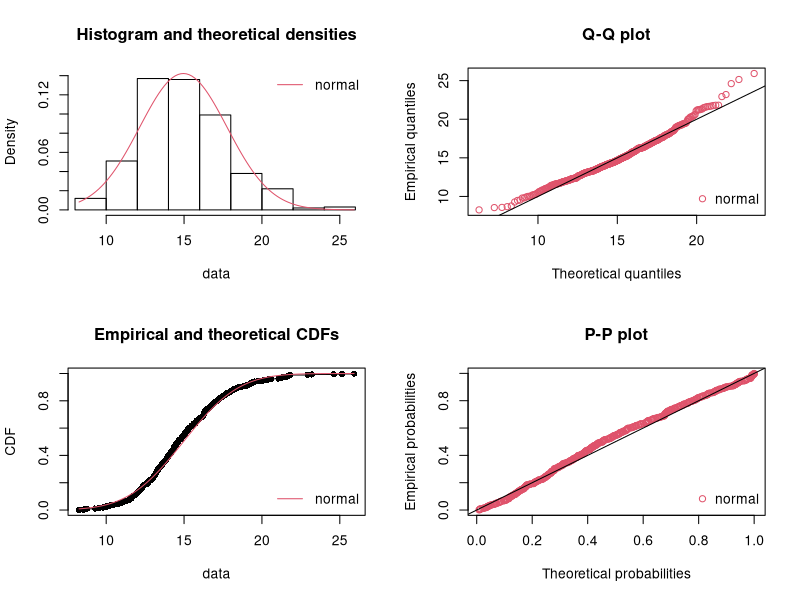
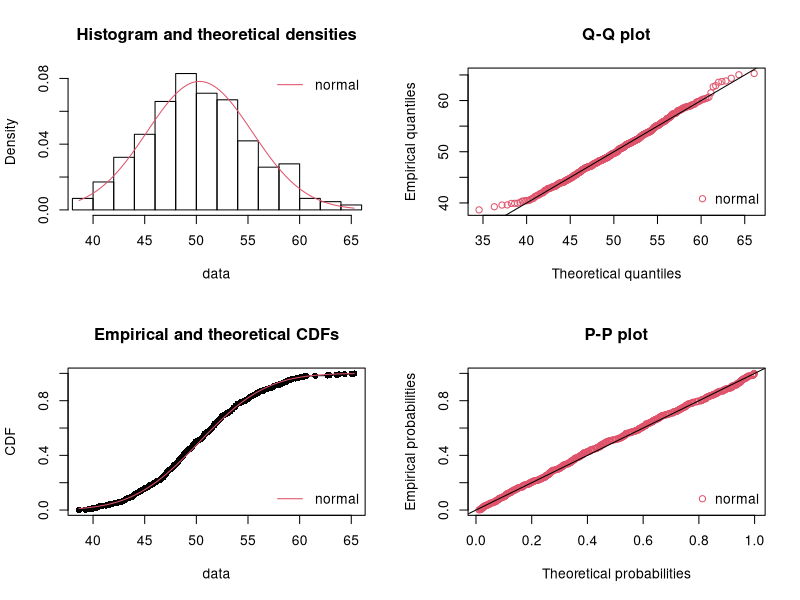
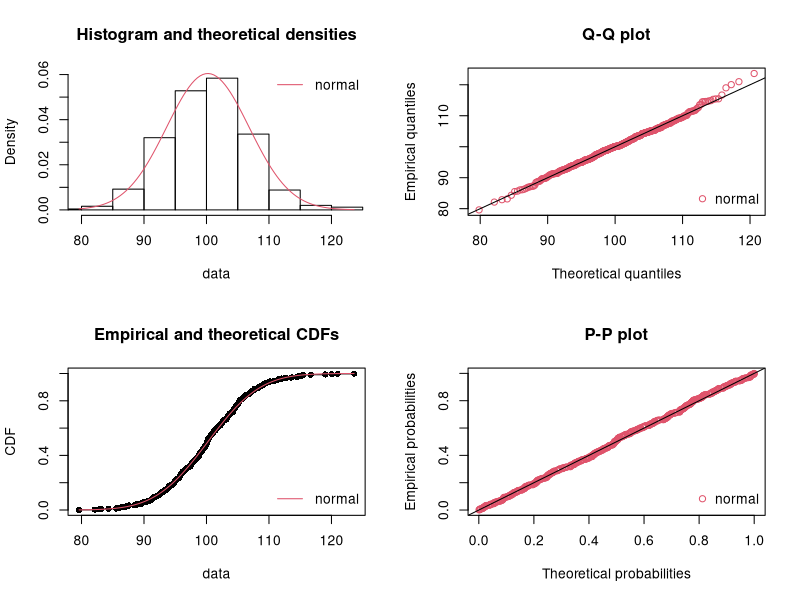
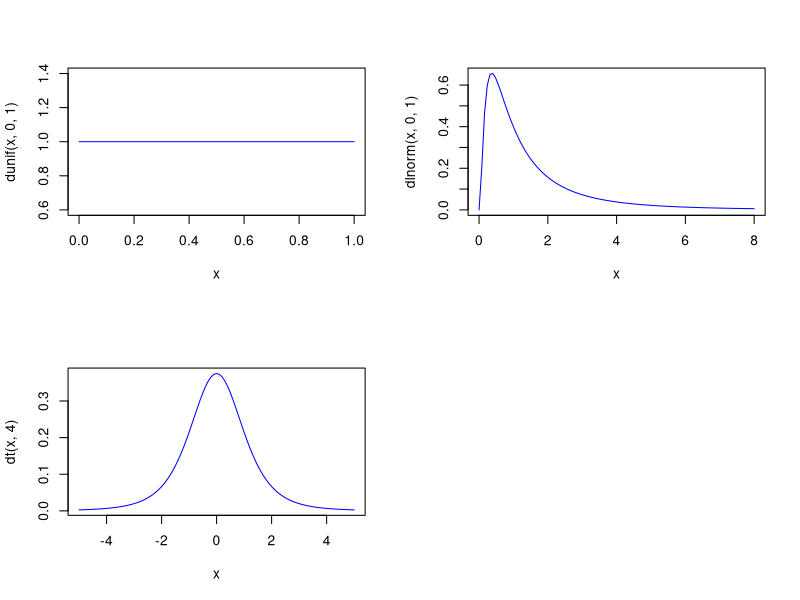
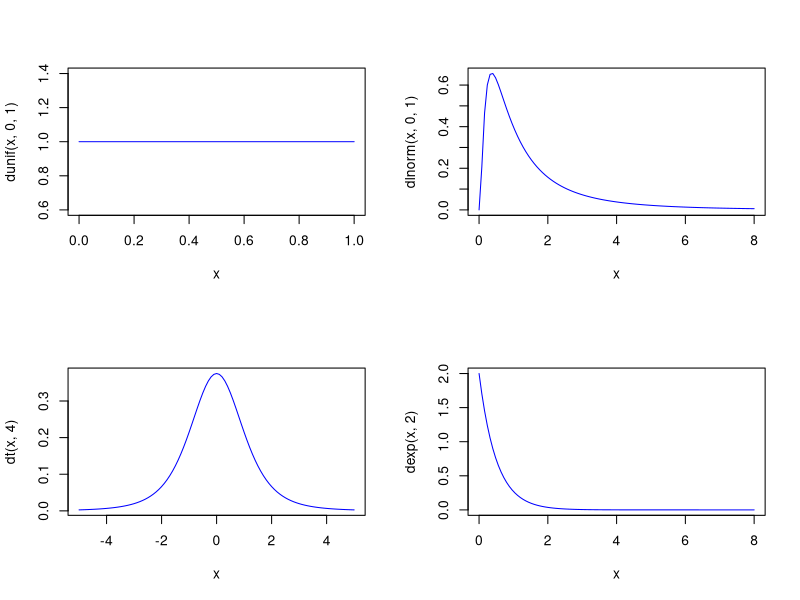
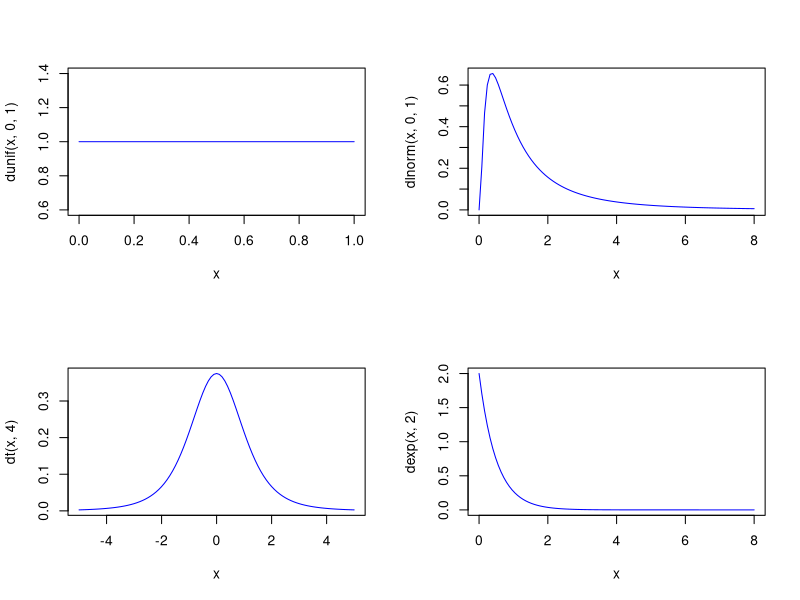
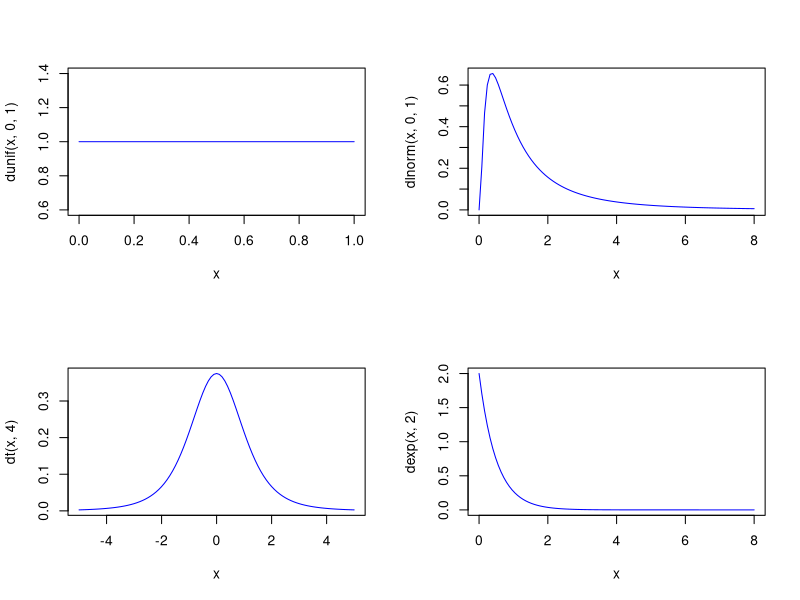
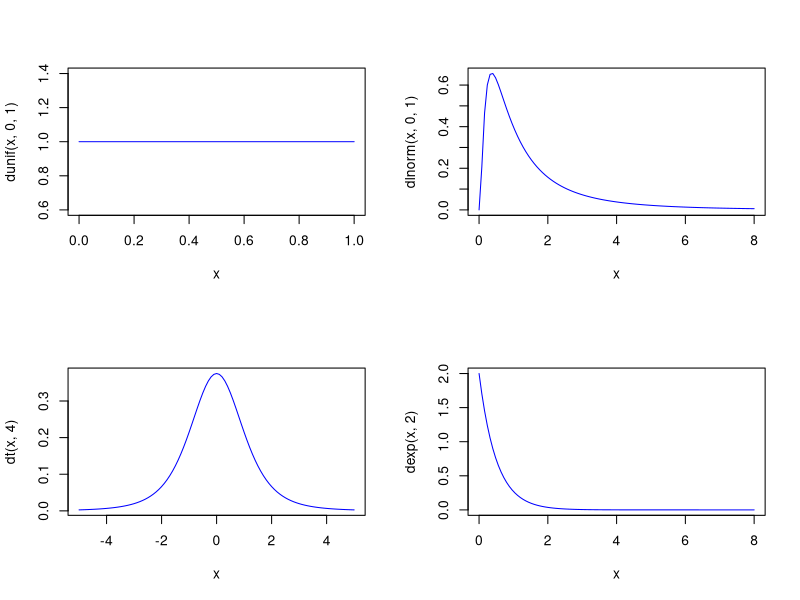

Source code (R) for these figures, in order:
#install.packages("fitdistrplus")
library(fitdistrplus)
#==========
#Przykład 1. (Centralne Twierdzenie Graniczne)
#==========
#Losujemy  n liczb z rozkladu wykladniczego, sumujemy je - 
#powtarzamy to wiele razy. Analizujemy otrzymane wyniki 
#pod  pod katem normalnosci rozkladu.

#proby 30-elementowe 
m <- 500  #liczba powtorzen
n <- 30

lambda <- 2 

S <- replicate(m, sum(rexp(n,rate=lambda)))

#estymujemy parametry rozkladu normalnego
fit <- fitdist(S,"norm")

#oceniamy dopasowanie na podstawie wykresow
par(mfrow=c(2,2))
plot.legend <- c("normal")
denscomp(fit, legendtext = plot.legend)
qqcomp(fit, legendtext = plot.legend)
cdfcomp(fit, legendtext = plot.legend)
ppcomp(fit, legendtext = plot.legend)

#Oceniamy na podstawie testu Shapiro-Wilka
#p-value > 0.05 nie ma podstaw do odrzucenia hipotezy zerowej
#H0: rozklad jest normalny (ten z ktorego pochodzi proba)

shapiro.test(S)
#============================================================
#Zadanie 1.
#============
#Powtorz Przyklad 1. dla prob o licznosci n=100 i n=200 
#(mozesz zwiekszyc liczbe powtorzen m).
#proby 100-elementowe 
m <- 500  #liczba powtorzen
n <- 100

lambda <- 2 

S <- replicate(m, sum(rexp(n,rate=lambda)))

#estymujemy parametry rozkladu normalnego
fit <- fitdist(S,"norm")

#oceniamy dopasowanie na podstawie wykresow
par(mfrow=c(2,2))
plot.legend <- c("normal")
denscomp(fit, legendtext = plot.legend)
qqcomp(fit, legendtext = plot.legend)
cdfcomp(fit, legendtext = plot.legend)
ppcomp(fit, legendtext = plot.legend)

##################################################################################################################
#proby 200-elementowe 
m <- 500  #liczba powtorzen
n <- 200

lambda <- 2 

S <- replicate(m, sum(rexp(n,rate=lambda)))

#estymujemy parametry rozkladu normalnego
fit <- fitdist(S,"norm")

#oceniamy dopasowanie na podstawie wykresow
par(mfrow=c(2,2))
plot.legend <- c("normal")
denscomp(fit, legendtext = plot.legend)
qqcomp(fit, legendtext = plot.legend)
cdfcomp(fit, legendtext = plot.legend)
ppcomp(fit, legendtext = plot.legend)


#Zadanie 2.
#==========
#Powtorz Przyklad 1. dla prob o licznosci n=30,100,200
#z rozkladow 
#a) U(0,1) - jednostajny na odcinku (0,1)
#b) LN(0,1) - lognormalny
#c) t(4) - t-Studenta
#d) wybierz jakis swoj ulubiony rozklad:) np fitW <- fitdist(S,"weibull")

#Narysujmy gestosci rozkladow z ktorych bedziemy generowali probki.
par(mfrow=c(2,2))
curve(dunif(x,0,1), col='blue')
curve(dlnorm(x,0,1), xlim=c(0,8), col='blue')
curve(dt(x,4), xlim=c(-5,5),  col='blue')
#dopisz Twoj ulubiony

#b)
#proby 30-elementowe 
m <- 500  #liczba powtorzen
n <- 30
lambda <- 2 
S <- replicate(m, sum(rexp(n,rate=lambda)))
fit <- fitdist(S,"lnorm")
#Narysujmy gestosci rozkladow z ktorych bedziemy generowali probki.
par(mfrow=c(2,2))
curve(dunif(x,0,1), col='blue')
curve(dlnorm(x,0,1), xlim=c(0,8), col='blue')
curve(dt(x,4), xlim=c(-5,5),  col='blue')
curve(dexp(x,2), xlim=c(0,8), col='blue')

#proby 100-elementowe 
m <- 500  #liczba powtorzen
n <- 100
lambda <- 2 
S <- replicate(m, sum(rexp(n,rate=lambda)))
fit <- fitdist(S,"lnorm")
#Narysujmy gestosci rozkladow z ktorych bedziemy generowali probki.
par(mfrow=c(2,2))
curve(dunif(x,0,1), col='blue')
curve(dlnorm(x,0,1), xlim=c(0,8), col='blue')
curve(dt(x,4), xlim=c(-5,5),  col='blue')
curve(dexp(x,2), xlim=c(0,8), col='blue')

#proby 200-elementowe 
m <- 500  #liczba powtorzen
n <- 30
lambda <- 2 
S <- replicate(m, sum(rexp(n,rate=lambda)))
fit <- fitdist(S,"lnorm")
#Narysujmy gestosci rozkladow z ktorych bedziemy generowali probki.
par(mfrow=c(2,2))
curve(dunif(x,0,1), col='blue')
curve(dlnorm(x,0,1), xlim=c(0,8), col='blue')
curve(dt(x,4), xlim=c(-5,5),  col='blue')
curve(dexp(x,2), xlim=c(0,8), col='blue')

##############################################################################################################

#c)
#proby 30-elementowe 
m <- 500  #liczba powtorzen
n <- 30
lambda <- 2 
S <- replicate(m, sum(rexp(n,rate=lambda)))
fit <- fitdist(S,"lnorm")
#Narysujmy gestosci rozkladow z ktorych bedziemy generowali probki.
par(mfrow=c(2,2))
curve(dunif(x,0,1), col='blue')
curve(dlnorm(x,0,1), xlim=c(0,8), col='blue')
curve(dt(x,4), xlim=c(-5,5),  col='blue')
curve(dexp(x,2), xlim=c(0,8), col='blue')

#proby 100-elementowe 
m <- 500  #liczba powtorzen
n <- 100
lambda <- 2 
S <- replicate(m, sum(rexp(n,rate=lambda)))
fit <- fitdist(S,"lnorm")
#Narysujmy gestosci rozkladow z ktorych bedziemy generowali probki.
par(mfrow=c(2,2))
curve(dunif(x,0,1), col='blue')
curve(dlnorm(x,0,1), xlim=c(0,8), col='blue')
curve(dt(x,4), xlim=c(-5,5),  col='blue')
curve(dexp(x,2), xlim=c(0,8), col='blue')

#proby 200-elementowe 
m <- 500  #liczba powtorzen
n <- 30
lambda <- 2 
S <- replicate(m, sum(rexp(n,rate=lambda)))
fit <- fitdist(S,"lnorm")
#Narysujmy gestosci rozkladow z ktorych bedziemy generowali probki.
par(mfrow=c(2,2))
curve(dunif(x,0,1), col='blue')
curve(dlnorm(x,0,1), xlim=c(0,8), col='blue')
curve(dt(x,4), xlim=c(-5,5),  col='blue')
curve(dexp(x,2), xlim=c(0,8), col='blue')

##############################################################################################################

#d)
#proby 30-elementowe 
m <- 500  #liczba powtorzen
n <- 30
lambda <- 2 
S <- replicate(m, sum(rexp(n,rate=lambda)))
fit <- fitdist(S,"weibull")
#Narysujmy gestosci rozkladow z ktorych bedziemy generowali probki.
par(mfrow=c(2,2))
curve(dunif(x,0,1), col='blue')
curve(dlnorm(x,0,1), xlim=c(0,8), col='blue')
curve(dt(x,4), xlim=c(-5,5),  col='blue')
curve(dexp(x,2), xlim=c(0,8), col='blue')

#proby 100-elementowe 
m <- 500  #liczba powtorzen
n <- 100
lambda <- 2 
S <- replicate(m, sum(rexp(n,rate=lambda)))
fit <- fitdist(S,"weibull")
#Narysujmy gestosci rozkladow z ktorych bedziemy generowali probki.
par(mfrow=c(2,2))
curve(dunif(x,0,1), col='blue')
curve(dlnorm(x,0,1), xlim=c(0,8), col='blue')
curve(dt(x,4), xlim=c(-5,5),  col='blue')
curve(dexp(x,2), xlim=c(0,8), col='blue')

#proby 200-elementowe 
m <- 500  #liczba powtorzen
n <- 30
lambda <- 2 
S <- replicate(m, sum(rexp(n,rate=lambda)))
fit <- fitdist(S,"weibull")
#Narysujmy gestosci rozkladow z ktorych bedziemy generowali probki.
par(mfrow=c(2,2))
curve(dunif(x,0,1), col='blue')
curve(dlnorm(x,0,1), xlim=c(0,8), col='blue')
curve(dt(x,4), xlim=c(-5,5),  col='blue')
curve(dexp(x,2), xlim=c(0,8), col='blue')

##############################################################################################################

#==========
#Przykład 2. (Centralne Twierdzenie Graniczne)
#==========
#Losujemy  n liczb z rozkladu wykladniczego, sumujemy je,
#nastepnie standaryzujemy - powtarzamy to wiele razy. 
#Analizujemy otrzymana probe - czy pochodzi z rozkladu N(0,1).

#proby 30-elementowe 
m <- 500  #liczba powtorzen
n <- 1000

lambda <- 2 

Y <- replicate(m, sum(rexp(n,rate=lambda)))

#standaryzujemy
m <- n*(1/lambda)
s <- sqrt(n *(1/lambda^2))

S <- (Y-m)/s

#wykresy
par(mfrow=c(2,2))
hist(S,prob=T)
curve(dnorm(x,0,1), col=2, add=T)

plot(ecdf(S))
curve(pnorm(x,0,1), col=2, add=T)

qqnorm(S)
qqline(S, distribution = qnorm, col=2)

#Oceniamy na podstawie testu Shapiro-Wilka
#p-value > 0.05 nie ma podstaw do odrzucenia hipotezy zerowej
#H0: rozklad jest normalny (ten z ktorego pochodzi proba)
shapiro.test(S)
#================================================================
#Zadanie 3
#=========
#Powtorz Przyklad 2 dla rozkladow z Zadania 2.
#Dla tych rozkladow wyszukaj teoretyczne wzory na
#u --  wartosc oczekiwana
#w -- wariancje
#Nastepnie zrob standaryzacje
#S=(Y-m)/s
#gdzie m=n*u, s^2= n*w
#i przeprowadz dalsza analize.

#c
#proby 30-elementowe 
m <- 500  #liczba powtorzen
n <- 30
lambda <- 2 

Y <- replicate(m, sum(rexp(n,rate=lambda)))

#standaryzujemy
m <- n*(1/lambda)
s <- sqrt(n *(1/lambda^2))

S <- (Y-m)/s
S <- replicate(m, sum(rexp(n,rate=lambda)))
fit <- fitdist(S,"lnorm")
#Narysujmy gestosci rozkladow z ktorych bedziemy generowali probki.
par(mfrow=c(2,2))
curve(dunif(x,0,1), col='blue')
curve(dlnorm(x,0,1), xlim=c(0,8), col='blue')
curve(dt(x,4), xlim=c(-5,5),  col='blue')
curve(dexp(x,2), xlim=c(0,8), col='blue')

#proby 100-elementowe 
m <- 500  #liczba powtorzen
n <- 100
lambda <- 2 
S <- replicate(m, sum(rexp(n,rate=lambda)))
fit <- fitdist(S,"lnorm")
#Narysujmy gestosci rozkladow z ktorych bedziemy generowali probki.
par(mfrow=c(2,2))
curve(dunif(x,0,1), col='blue')
curve(dlnorm(x,0,1), xlim=c(0,8), col='blue')
curve(dt(x,4), xlim=c(-5,5),  col='blue')
curve(dexp(x,2), xlim=c(0,8), col='blue')

#proby 200-elementowe 
m <- 500  #liczba powtorzen
n <- 30
lambda <- 2 
S <- replicate(m, sum(rexp(n,rate=lambda)))
fit <- fitdist(S,"lnorm")
#Narysujmy gestosci rozkladow z ktorych bedziemy generowali probki.
par(mfrow=c(2,2))
curve(dunif(x,0,1), col='blue')
curve(dlnorm(x,0,1), xlim=c(0,8), col='blue')
curve(dt(x,4), xlim=c(-5,5),  col='blue')
curve(dexp(x,2), xlim=c(0,8), col='blue')

##############################################################################################################
